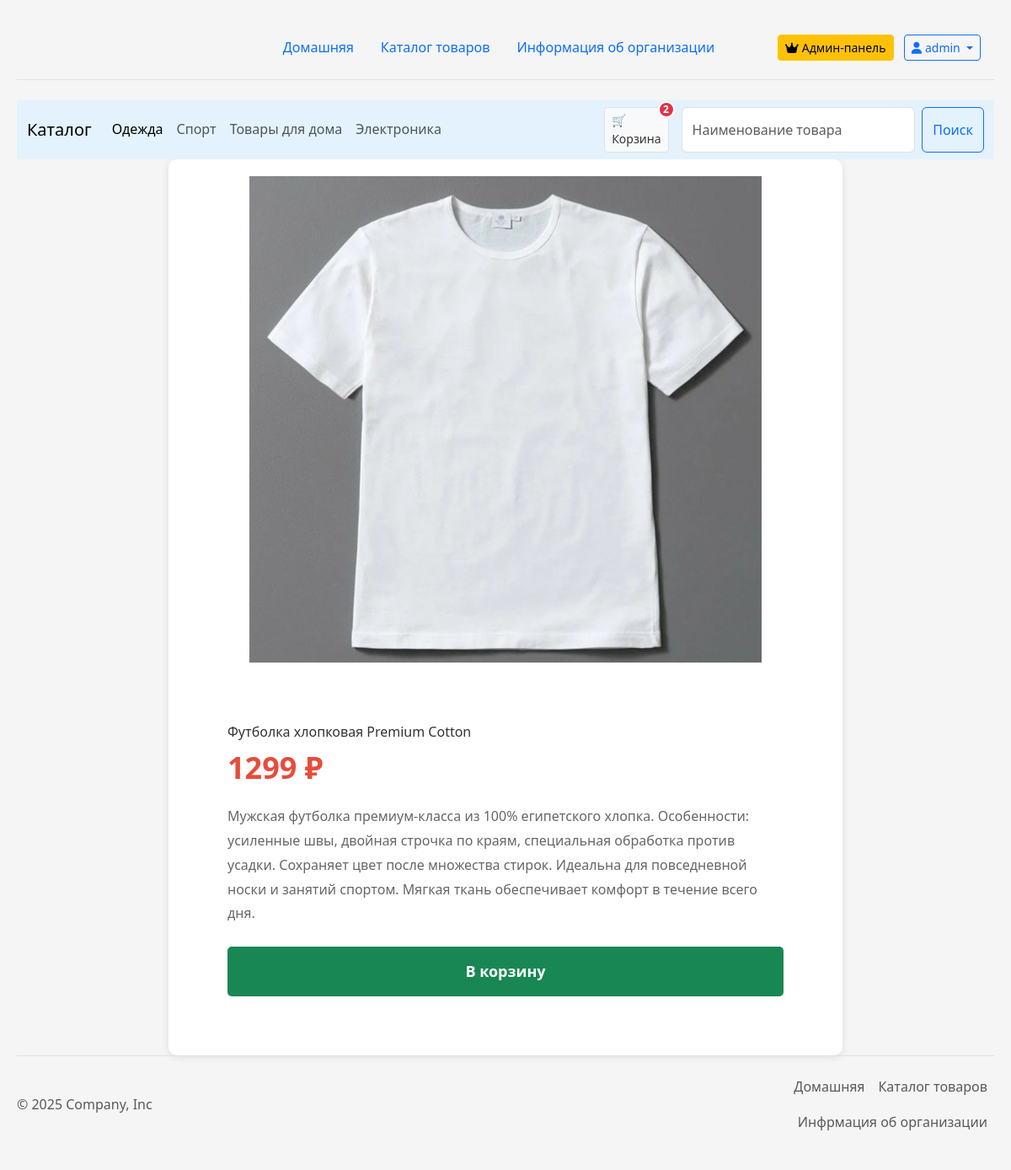
/catalog/1 (signed in), run on the app's committed database.
### models.py (models this page shows, shortened)
class User(UserMixin, db.Model):
    __tablename__ = 'user'
    id=db.Column(db.Integer(), primary_key=True)
    name = db.Column(db.String(100),default='')
    email = db.Column(db.String(100), nullable=False, unique=True)
    username=db.Column(db.String(50), nullable=False, unique=True)
    password_hash=db.Column(db.String(200), nullable=False, unique=True)
    is_admin = db.Column(db.Boolean, default=False)
    created_at = db.Column(db.DateTime, default=datetime.now)
    last_seen = db.Column(db.DateTime, default=datetime.now)
    google_id = db.Column(db.String(100), unique=True)
    cart_items=db.relationship('CartItem',backref='user',lazy=True,cascade='all,delete-orphan')

class Product(db.Model):
    id=db.Column(db.Integer(), primary_key=True)
    name=db.Column(db.String(50), nullable=False,unique=True)
    description=db.Column(db.Text, nullable=False)
    category=db.Column(db.String(50))
    price=db.Column(db.Integer(),nullable=False)
    image=db.Column(db.String(50),nullable=False, unique=True)
    created_at = db.Column(db.DateTime, default=datetime.now)
    is_deleted=db.Column(db.Boolean,default=False)

### app.py (the view)
@app.route('/catalog')
@app.route('/catalog/<category>')
def catalog(category=None):
    search_query = request.args.get('search', '')
    category_filter=category
    if category_filter:
        products=db.session.query(Product).filter(db.and_(
            Product.category.contains(category_filter),
            Product.is_deleted==False
        )).all()
    else:
        products = Product.query.filter_by(is_deleted=False).all()
    if search_query:
        products = Product.query.filter(db.and_(
            Product.is_deleted==False,
        db.or_(
            Product.name.ilike(f'%{search_query}%'),
            Product.description.ilike(f'%{search_query}%')
        ))).all()
    if current_user.is_authenticated:
        total_quantity = db.session.query(db.func.sum(CartItem.quantity)) \
            .filter(CartItem.user_id == current_user.id) \
            .scalar()
        cart_items = CartItem.query.filter_by(user_id=current_user.id).all()
        cart_product_ids = [item.product_id for item in cart_items]
        return render_template('catalog.html', products=products, cart_count=total_quantity,cart_product_ids=cart_product_ids)
    else:
        return render_template('catalog.html',products=products)

### app.py (called while the page is built)
@login_manager.user_loader
def load_user(user_id):
    return User.query.get(int(user_id))

@app.before_request
def before_request():
    if current_user.is_authenticated:
        current_user.last_seen = datetime.now()
        db.session.commit()

@app.context_processor
def utility_processor():
    return dict(time_ago=time_ago)

@app.route('/catalog/<int:id>')
def card(id):
    prod = Product.query.get(id)
    if current_user.is_authenticated:
        cart_items = CartItem.query.filter_by(user_id=current_user.id).all()
        cart_product_ids = [item.product_id for item in cart_items]
        total_quantity = db.session.query(db.func.sum(CartItem.quantity)) \
            .filter(CartItem.user_id == current_user.id) \
            .scalar()
        return render_template('product.html', prod=prod,cart_product_ids=cart_product_ids,cart_count=total_quantity)
    else:
        return render_template('product.html', prod=prod)

### templates/product.html (shortened to what this page needs)
{% extends "base.html" %}
{% block link %}
<link rel="stylesheet" href="{{ url_for('static', filename='CSS/product.css') }} ">{% endblock %}
{% block content %}
<nav class="navbar navbar-expand-lg" style="background-color: #e3f2fd;" data-bs-theme="light">
    <div class="container-fluid">
        <a class="navbar-brand" href="#">Каталог</a>
        <div class="collapse navbar-collapse" id="navbarColor03">
            <ul class="navbar-nav me-auto mb-2 mb-lg-0">
                <li class="nav-item">
                    <a class="nav-link active" aria-current="page" href="#">Одежда</a>
                </li>
                <li class="nav-item">
                    <a class="nav-link" href="#">Спорт</a>
                </li>
                <li class="nav-item">
                    <a class="nav-link" href="#">Товары для дома</a>
                </li>
                <li class="nav-item">
                    <a class="nav-link" href="#">Электроника</a>
                </li>
            </ul>
            <form class="d-flex" role="search" method="POST" action="/search">
                {% if current_user.is_authenticated %}
                <a class="nav-cart-simple" href="{{ url_for('cart') }}">
                    🛒 Корзина
                    {% if cart_count and cart_count > 0 %}
                    <span class="cart-counter">{{ cart_count }}</span>
                    {% endif %}
                </a>
                {% endif %}
                <input class="form-control me-2" type="search" placeholder="Наименование товара" aria-label="search"
                       name="search">
                <button class="btn btn-outline-primary" type="submit">Поиск</button>
            </form>
        </div>
    </div>
</nav>
<div class="product-card">
    <div class="product-image-container">
        <img src="{{prod.image}}" class="product-image"/>
    </div>
    <div class="product-info">
        <div class="product-name">{{prod.name}}</div>
        <div class="product-price">{{prod.price}} ₽</div>
        <div class="product-description">
            {{prod.description}}
        </div>
        {% if prod.is_deleted==True %}
        <div class="ended">Нет в наличии</div>
        {% else %}
        {% if prod.id in cart_product_ids %}
        <button class="added-to-cart-btn" disabled>В корзине</button>
        {% else %}
        <button class="add-to-cart-btn" data-product-id="{{ prod.id }}">В корзину</button>
        {% endif %}
        {% endif %}
    </div>
</div>
{% endblock %}

### templates/base.html (shortened to what this page needs)
<!DOCTYPE html>
<html lang="en">
<head>
    <link rel="stylesheet" href="{{ url_for('static', filename='CSS/bootstrap.min.css') }} ">
    <link rel="stylesheet" href="https://cdnjs.cloudflare.com/ajax/libs/font-awesome/6.4.0/css/all.min.css">
    {% block link %}{% endblock %}
</head>
<body>
<div class="container1">
    <header class="d-flex flex-wrap align-items-center justify-content-center justify-content-md-between py-3 mb-4 border-bottom">
        <div class="col-md-3 mb-2 mb-md-0"><a href="/"
                                              class="d-inline-flex link-body-emphasis text-decoration-none">
            <svg class="bi" width="40" height="32" role="img" aria-label="Bootstrap">
                <use xlink:href="#bootstrap"></use>
            </svg>
        </a></div>
        <ul class="nav nav-pills col-12 col-md-auto mb-2 justify-content-center mb-md-0">
            <li class="nav-item">
                <a href="/index"
                   class="nav-link {{ 'active' if request.endpoint == 'index' else '' }}">
                    Домашняя
                </a>
            </li>
            <li class="nav-item">
                <a href="/catalog"
                   class="nav-link {{ 'active' if request.endpoint and 'catalog' in request.endpoint else '' }}">
                    Каталог товаров
                </a>
            </li>
            <li class="nav-item">
                <a href="/info"
                   class="nav-link {{ 'active' if request.endpoint == 'info' else '' }}">
                    Информация об организации
                </a>
            </li>
        </ul>
        <div class="col-md-3 text-end me-3">
            {% if current_user.is_authenticated %}
            {% if current_user.is_admin %}
            <a class="btn btn-warning btn-sm me-2" href="{{ url_for('admin_dashboard') }}">
                <i class="fas fa-crown me-1"></i>Админ-панель
            </a>
            {% endif %}
            <div class="btn-group">
                <button type="button" class="btn btn-outline-primary btn-sm dropdown-toggle" data-bs-toggle="dropdown">
                    <i class="fas fa-user me-1"></i>{{ current_user.username }}
                </button>
            </div>
            {% endif %}
        </div>
    </header>
</div>
{% block content %}{% endblock %}
<div class="container1">
    <footer class="d-flex justify-content-between align-items-center py-3  border-top footer"><p
            class="col-md-4 mb-0 text-body-secondary">© 2025 Company, Inc</p> <a href="/"
                                                                                 class="col-md-4 d-flex align-items-center justify-content-center mb-3 mb-md-0 me-md-auto link-body-emphasis text-decoration-none"
                                                                                 aria-label="Bootstrap">
        <svg class="bi me-2" width="40" height="32" aria-hidden="true">
            <use xlink:href="#bootstrap"></use>
        </svg>
    </a>
        <ul class="nav col-md-4 justify-content-end">
            <li class="nav-item"><a href="/index" class="nav-link px-2 text-body-secondary">Домашняя</a></li>
            <li class="nav-item"><a href="/catalog" class="nav-link px-2 text-body-secondary">Каталог товаров</a></li>
            <li class="nav-item"><a href="/info" class="nav-link px-2 text-body-secondary">Инфрмация об организации</a>
            </li>
        </ul>
    </footer>
</div>
</body>
</html>

### static/CSS/product.css (style rules this page uses)
* { margin-top: 20px margin: 0; padding: 0; box-sizing: border-box; }
body { margin-top: 20px font-family: Arial, sans-serif; line-height: 1.6; color: #333; background-color: #f5f5f5; padding: 20px; }
.product-card { max-width: 800px; margin: 0 auto; background: white; border-radius: 10px; box-shadow: 0 2px 10px rgba(0,0,0,0.1); overflow: hidden; padding: 20px; }
.product-image { width: 80%; height: 80%; display: flex; align-items: center; justify-content: center; align-items:center; color: white; font-size: 10px; object-fit: cover; }
.product-image-container { width: 100%; height: 100%; border-radius: 8px; margin-bottom: 20px; background: white; display: flex; align-items: center; justify-content: center; }
.product-info { padding: 50px; }
.product-price { font-size: 36px; font-weight: bold; color: #e74c3c; margin-bottom: 15px; }
.product-description { font-size: 16px; line-height: 1.8; margin-bottom: 25px; color: #666; }
.add-to-cart-btn { width: 100%; padding: 15px; background: #198754; color: white; border: none; border-radius: 5px; font-size: 18px; font-weight: bold; cursor: pointer; transition: background 0.3s ease; }
.cart-counter { position: absolute; top: -8px; right: -8px; background: #dc3545; color: white; border-radius: 50%; width: 20px; height: 20px; font-size: 12px; display: flex; align-items: center; justify-content: center; font-weight: bold; border: 2px solid white; }
.nav-cart-simple { margin-right: 15px; display: inline-block; padding: 4px 8px; background: #f8f9fa; color: #333; text-decoration: none; border: 1px solid #dee2e6; border-radius: 4px; font-weight: 500; font-size: 14px; position: relative; transition: all 0.2s ease; }

### data on the page
User: username "admin"
Product: image (picture), name "Футболка хлопковая Premium Cotton", price "1299", description "Мужская футболка премиум-класса из 100% египетского хлопка. Особенности: усиленные швы, двойная строчка по краям, специальная обработка против усадки. Сохраняет цвет после множества стирок. Идеальна для повседневной носки и занятий спортом. Мягкая ткань обеспечивает комфорт в течение всего дня."

### other printed values
{{ cart_count }} "2"
